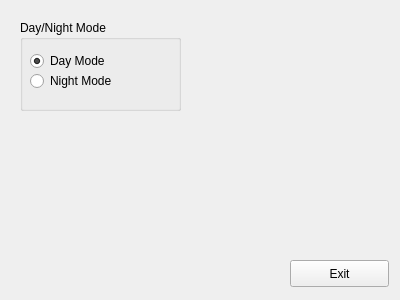
<?xml version="1.0" encoding="UTF-8"?>
<ui version="4.0">
 <class>SystemSettingsSimulator</class>
 <widget class="QDialog" name="SystemSettingsSimulator">
  <property name="geometry">
   <rect>
    <x>0</x>
    <y>0</y>
    <width>400</width>
    <height>300</height>
   </rect>
  </property>
  <property name="windowTitle">
   <string>System Settings</string>
  </property>
  <widget class="QPushButton" name="pushButton_Exit">
   <property name="geometry">
    <rect>
     <x>290</x>
     <y>260</y>
     <width>99</width>
     <height>27</height>
    </rect>
   </property>
   <property name="focusPolicy">
    <enum>Qt::NoFocus</enum>
   </property>
   <property name="text">
    <string>Exit</string>
   </property>
  </widget>
  <widget class="QGroupBox" name="groupBoxDayNightMode">
   <property name="geometry">
    <rect>
     <x>20</x>
     <y>20</y>
     <width>161</width>
     <height>91</height>
    </rect>
   </property>
   <property name="title">
    <string>Day/Night Mode</string>
   </property>
   <widget class="QRadioButton" name="radioButton_NightMode">
    <property name="geometry">
     <rect>
      <x>10</x>
      <y>50</y>
      <width>117</width>
      <height>22</height>
     </rect>
    </property>
    <property name="focusPolicy">
     <enum>Qt::NoFocus</enum>
    </property>
    <property name="text">
     <string>Night Mode</string>
    </property>
   </widget>
   <widget class="QRadioButton" name="radioButton_DayMode">
    <property name="geometry">
     <rect>
      <x>10</x>
      <y>30</y>
      <width>117</width>
      <height>22</height>
     </rect>
    </property>
    <property name="focusPolicy">
     <enum>Qt::NoFocus</enum>
    </property>
    <property name="text">
     <string>Day Mode</string>
    </property>
    <property name="checked">
     <bool>true</bool>
    </property>
   </widget>
  </widget>
 </widget>
 <resources/>
 <connections/>
</ui>
